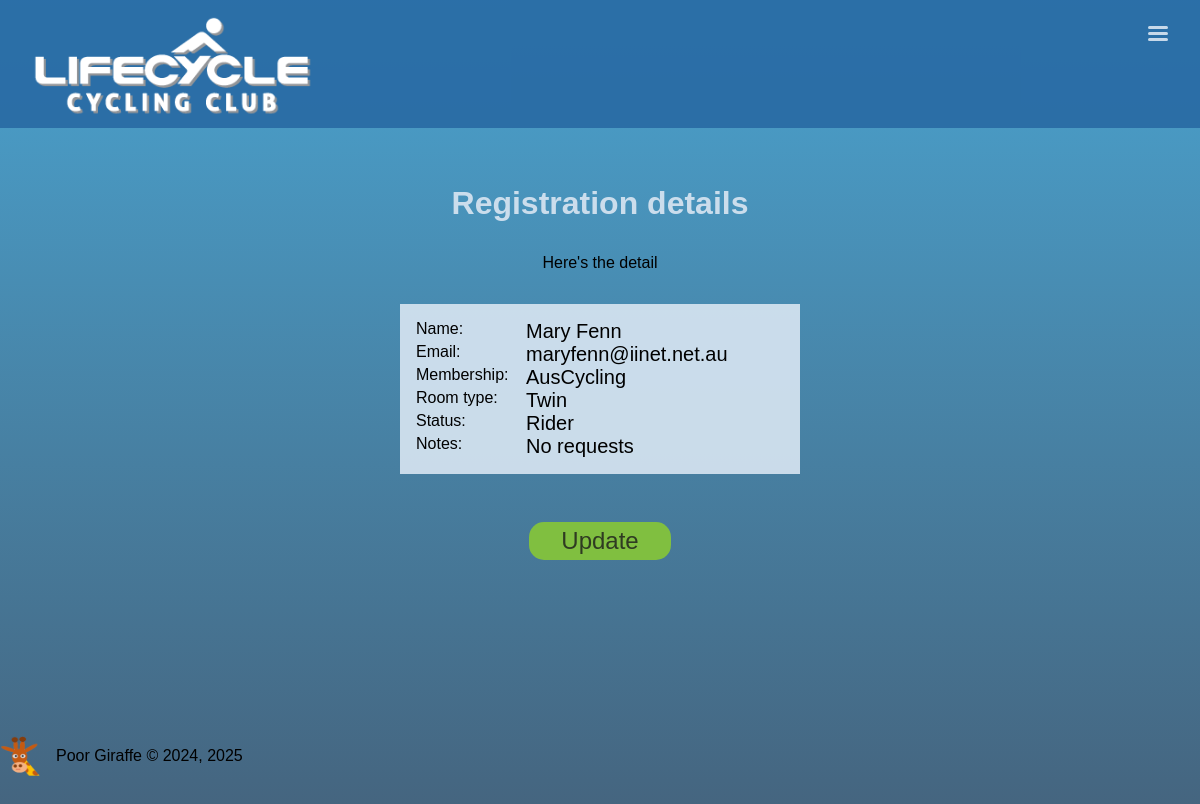
/registrations/74/, run on an earlier commit of the app's database.
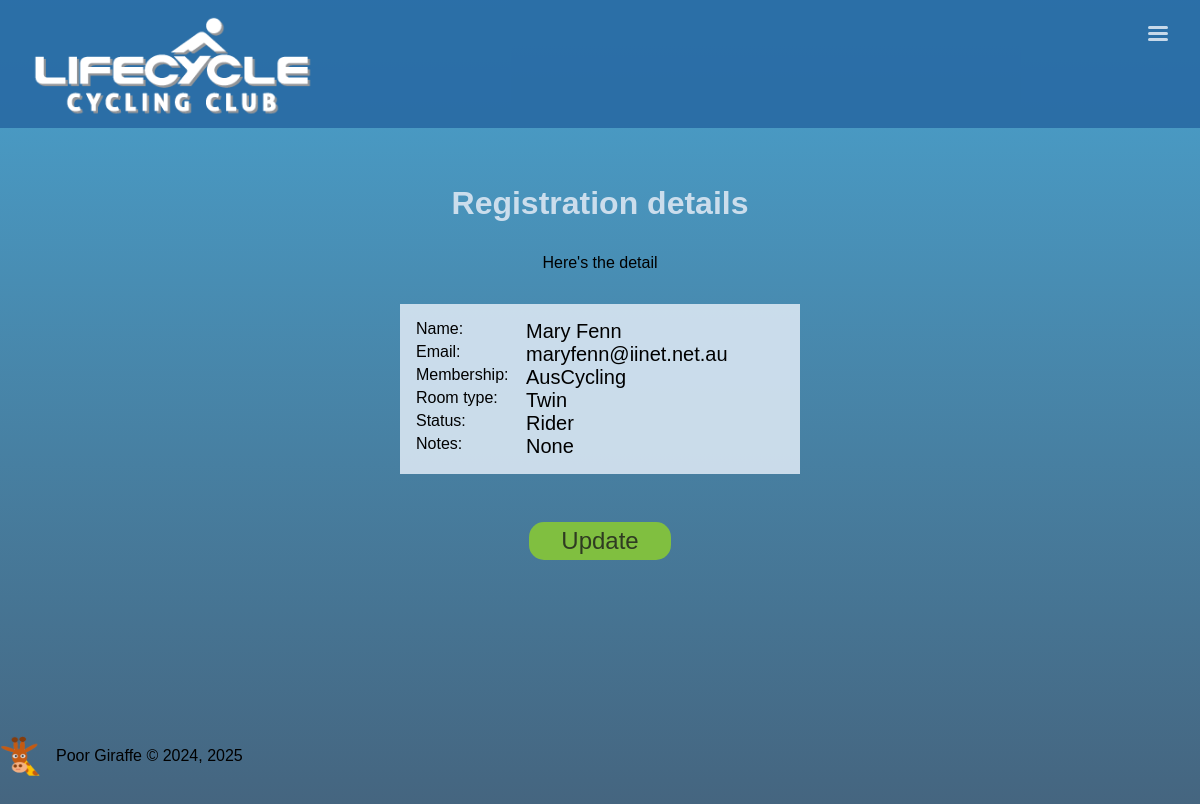
And on a later commit of the database.
### book/models.py (models this page shows, shortened)
class Registration(models.Model):
	name = models.CharField(max_length=30)
	email = models.EmailField()
	membership = models.ForeignKey(Membership, on_delete=models.CASCADE, null=True)
	status = models.ForeignKey(Status, on_delete=models.CASCADE)
	room = models.ForeignKey(RoomType, on_delete=models.CASCADE)
	notes = models.CharField(max_length=100, blank=True, null=True)
	regdate = models.DateField(auto_now_add = True, blank=True, null=True)

class Membership(models.Model):
	membership = models.CharField(max_length=30)
	code = models.CharField(max_length=3)
	def __str__(self):
		return self.membership

class RoomType(models.Model):
	description = models.CharField(max_length=20)
	supplement = models.IntegerField()
	amount = models.DecimalField(max_digits=6, decimal_places=2, blank=True, null=True)
	includes = models.CharField(max_length=200, blank=True, null=True)
	def __str__(self):
		return self.description

class Status(models.Model):
	status = models.CharField(max_length=20)
	def __str__(self):
		return self.status

### book/views.py (the view)
# urls.py: path('registrations/<int:pk>/', registration, name='registration'),
def registration(request, pk):
	registration = get_object_or_404(Registration, id = pk)
	context = {
		'registration': registration,
	}
	return render(request, 'registration.html', context)

### book/template/registration.html (shortened to what this page needs)
{% extends 'base.html' %}
{% load static %}
{% block main %}
	<main>
		<h1>Registration details</h1>
		<p>Here's the detail</p>
		<div class='confirm'>
			<p>Name: <span>{{ registration.name }}</span></p>
			<p>Email: <span>{{ registration.email }}</span></p>
			<p>Membership: <span>{{ registration.membership }}</span></p>
			<p>Room type: <span>{{ registration.room }}</span></p>
			<p>Status: <span>{{ registration.status }}</span></p>
			<p>Notes: <span>{{ registration.notes }}</span></p>
		</div>
		<a href="{% url 'update' registration.id %}"><button>Update</button></a>
	</main>
{% endblock %}

What changed in the data, as far as the page shows it:
changed Registration "Mary Fenn": notes "No requests" → "None"
